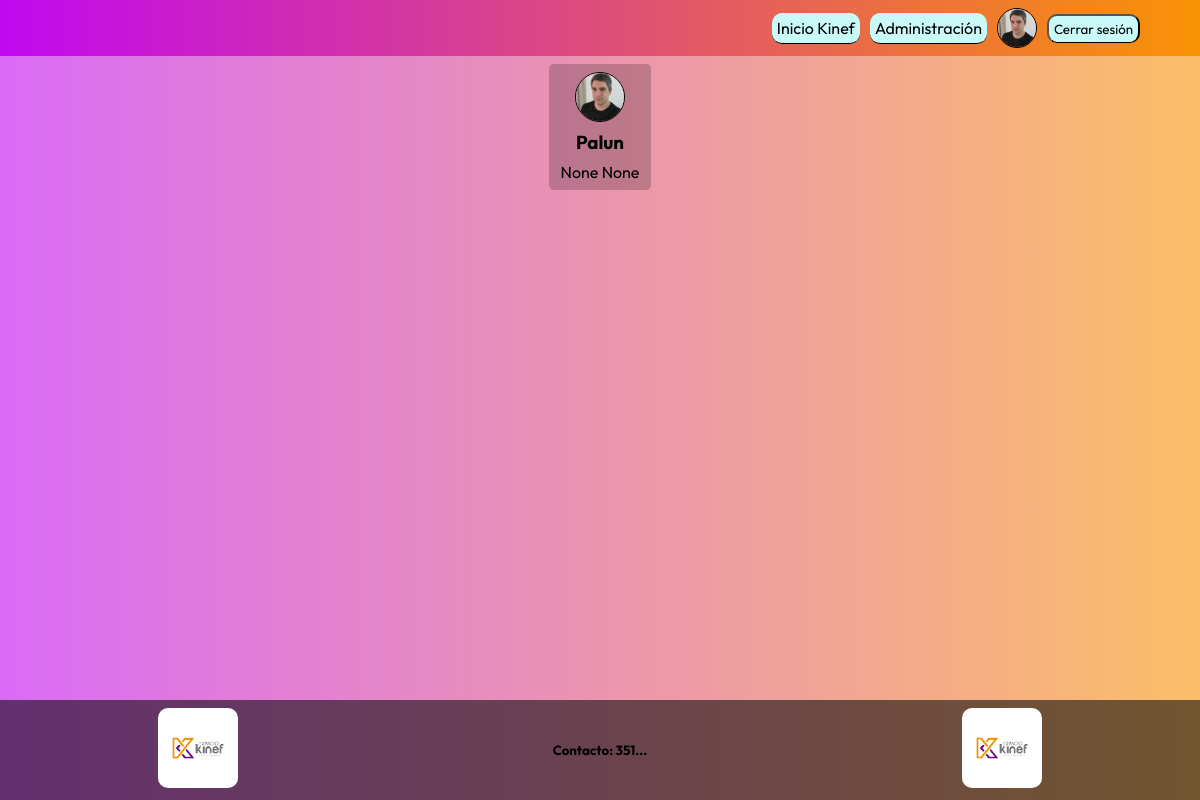
Before: /usuarios/perfil/ (signed in) with the older database file.
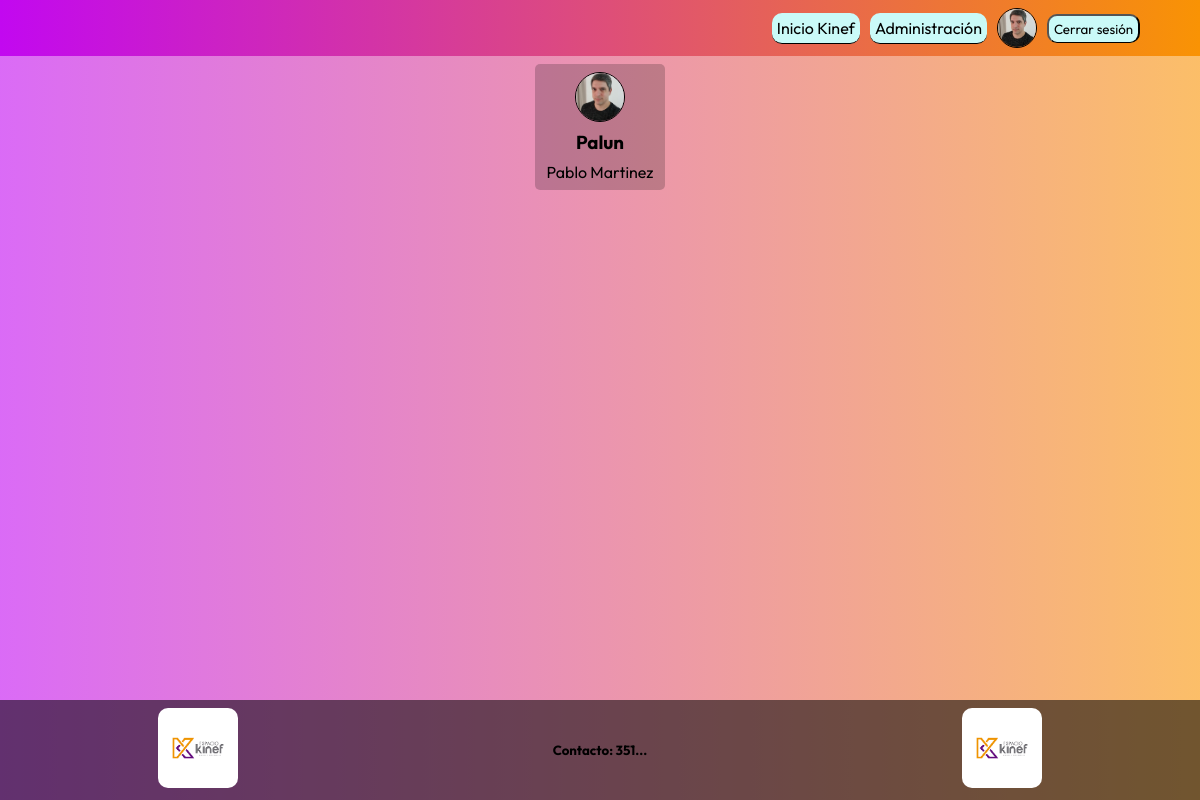
After: the same page with the newer database file.
### usuarios/models.py (models this page shows, shortened)
class Usuarios(models.Model):
    user = models.OneToOneField(User, on_delete=models.CASCADE)
    nombre = models.CharField(max_length=50, null=True, blank=True)
    apellido = models.CharField(max_length=50, null=True, blank=True)
    mail = models.CharField(max_length=50, blank=True, null=True)
    dni = models.CharField(max_length=8, unique=True)
    fecha_nacimiento = models.DateField()
    telefono = models.CharField(max_length=15)
    domicilio = models.CharField(max_length=150, blank=True, null=True)
    instagram = models.CharField(max_length=150, null=True, blank=True)
    foto = models.ImageField(upload_to='img', null=True, blank=True)
    cargado = models.DateField(auto_now_add=True)
    class Meta:
        verbose_name = 'usuario'
        verbose_name_plural = 'usuarios'

### usuarios/views.py (the view, shortened to what this page needs)
# urls.py: path('perfil/', PerfilView.as_view(), name='perfil'),
class PerfilView(View):
    def get(self, request, *args, **kwargs):
        usuario_actual = request.user.usuarios
        contexto = {
            'username': usuario_actual.user.username,
            'nombre': usuario_actual.nombre,
            'apellido': usuario_actual.apellido,
            'mail': usuario_actual.mail,
            'foto': usuario_actual.foto,
            'dni': usuario_actual.dni,
            'fecha_nacimiento' : usuario_actual.fecha_nacimiento,
            'telefono' : usuario_actual.telefono,
            'domicilio': usuario_actual.domicilio,
            'instagram' : usuario_actual.instagram,
            'cargado' : usuario_actual.cargado,
        }
        return render(request, 'usuarios/perfil.html', contexto)

### usuarios/templates/usuarios/perfil.html (shortened to what this page needs)
{% load static %}
<!DOCTYPE html>
<html lang="es">
<head>
    <link rel="stylesheet" type="text/css" href="https://cdn.jsdelivr.net/npm/toastify-js/src/toastify.min.css">
    <link rel="stylesheet" href="{% static 'css/style.css' %}">
</head>
<body>
    <nav class="navbar">
        {% include 'core/components/navbar.html' %}
    </nav>
    <main class="contenedor-main">
        <div id="tarjeta_usuario" class="tarjeta-usuario">
            {% if foto %}
                <div class="foto-perfil-contenedor cursor" id="foto_perfil_contenedor">
                    <img src="{{ foto.url }}" alt="Foto no cargada" class="foto-perfil">
                </div>
            {% else %}
                <div class="foto-perfil-contenedor cursor" id="foto_perfil_contenedor">
                    <img src="../../../static/img/kinef_logo1.png" alt="Logo de Kinef" class='foto-perfil'>
                </div>
            {% endif %}
            <h3>{{ username }}</h3>
            <p>{{ nombre }} {{ apellido }}</p>
        </div>
    </main>
    <footer class="footer">
        {% include 'core/components/footer.html' %}
    </footer>
</body>
</html>

Changed rows visible on the page:
now on this page (row edited): Usuarios: nombre "Pablo", apellido "Martinez"
Other visible differences:
{{ nombre }}: "None" → (not shown)
{{ apellido }}: "None" → (not shown)
